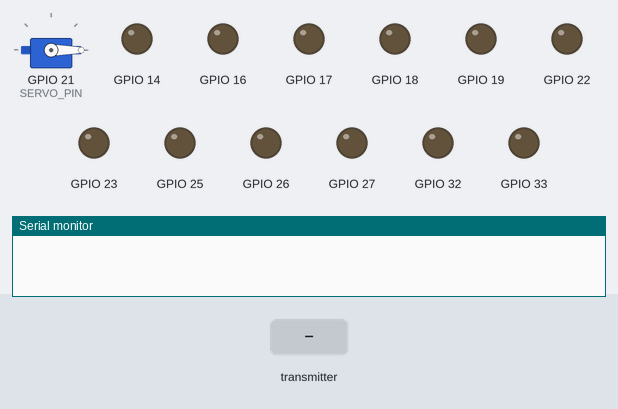
The sketch below on a simulated ESP32. On the bench: servo, output pins drawn as LEDs (lit = HIGH), the last lines printed to the serial monitor. The inputs (shaded band) are chosen by the test bench.

Above: at 1.2 s.
1.3 s: the transmitter starts sending xAxisValue = 0
At 2.5 s:
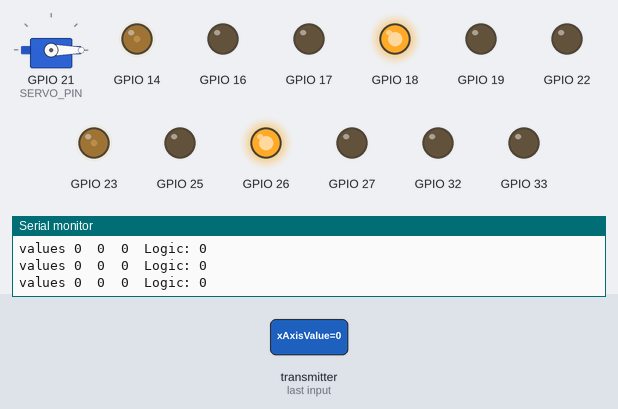
2.8 s: the transmitter starts sending yAxisValue = 128
At 3.9 s:
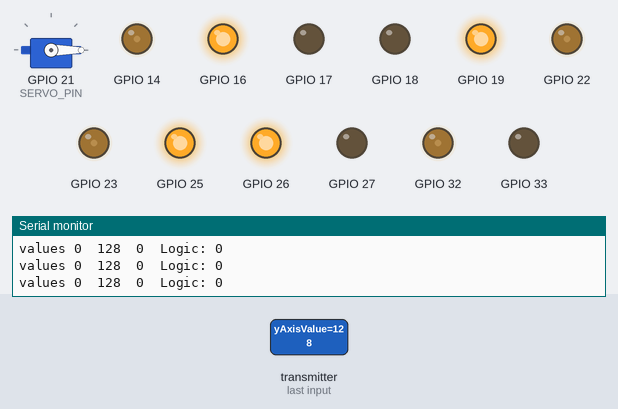
4.3 s: the transmitter starts sending zAxisValue = 128
At 5.0 s:
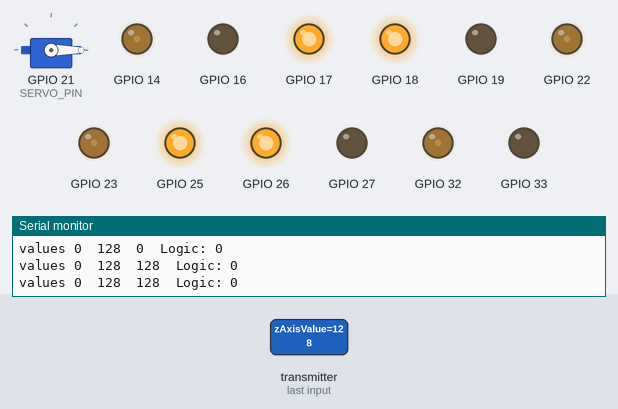
5.8 s: the transmitter starts sending xAxisValue = 255
At 6.2 s:
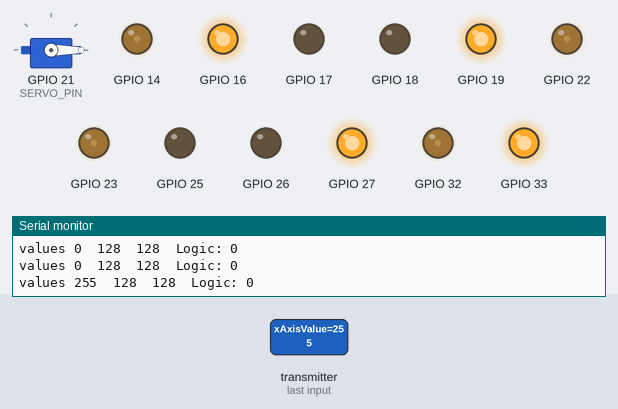
7.3 s: the transmitter starts sending yAxisValue = 0
At 8.5 s:
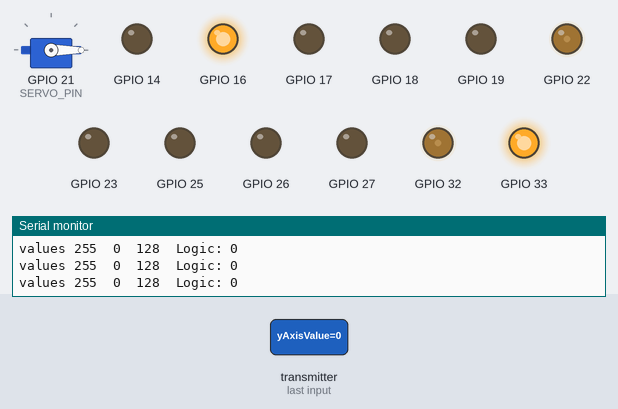
8.8 s: the transmitter starts sending xAxisValue = 128
At 9.7 s:
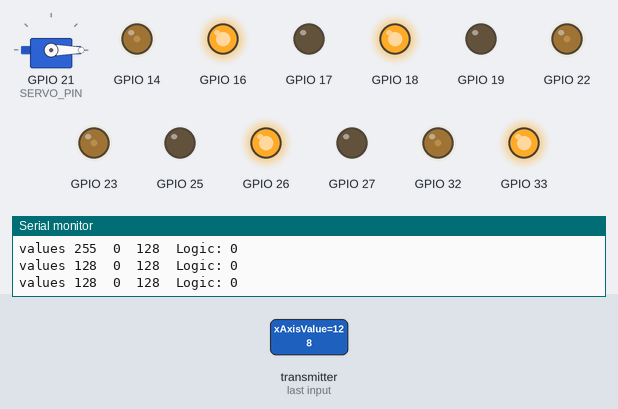
Timing chart, 0 to 11.3 s (numbered marks = the images above; inputs shaded):
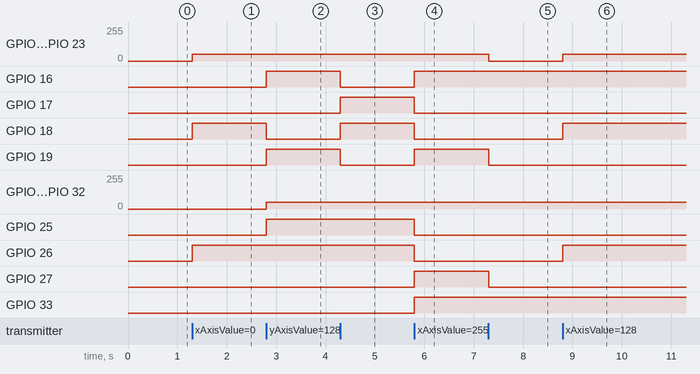

The sketch:

Receiver.ino
```cpp
#include <esp_now.h>
#include <WiFi.h>
#include <vector>
#include <ESP32Servo.h>   // Added for servo

#define FORWARD 1
#define BACKWARD 2
#define LEFT 3
#define RIGHT 4
#define FORWARD_LEFT 5
#define FORWARD_RIGHT 6
#define BACKWARD_LEFT 7
#define BACKWARD_RIGHT 8
#define TURN_LEFT 9
#define TURN_RIGHT 10
#define STOP 0

#define BACK_RIGHT_MOTOR 0
#define BACK_LEFT_MOTOR 1
#define FRONT_RIGHT_MOTOR 2
#define FRONT_LEFT_MOTOR 3

// ------------------------ MOTOR PINS ------------------------
struct MOTOR_PINS
{
  int pinIN1;
  int pinIN2;
  int pinEn;
  int pwmSpeedChannel;
};

std::vector<MOTOR_PINS> motorPins =
{
  {16, 17, 22, 4},  // BACK_RIGHT_MOTOR
  {18, 19, 23, 5},  // BACK_LEFT_MOTOR
  {26, 27, 14, 6},  // FRONT_RIGHT_MOTOR
  {33, 25, 32, 7},  // FRONT_LEFT_MOTOR
};

#define MAX_MOTOR_SPEED 50
const int PWMFreq = 1000;      // 1 KHz
const int PWMResolution = 8;   // 8-bit PWM

#define SIGNAL_TIMEOUT 1000  // in milliseconds
unsigned long lastRecvTime = 0;

// ------------------------ PACKET DATA ------------------------
typedef struct PacketData
{
  byte xAxisValue;
  byte yAxisValue;
  byte zAxisValue;
  byte logic;     // Added new field for logic
} PacketData;

PacketData receiverData;

// ------------------------ SERVO SETUP ------------------------
Servo myServo;
#define SERVO_PIN 21          // Servo connected here
int lastLogicState = 0;       // Track last logic state

// ------------------------ CALLBACK ------------------------
void OnDataRecv(const esp_now_recv_info_t *info, const uint8_t *incomingData, int len)
{
  if (len == 0) return;

  memcpy(&receiverData, incomingData, sizeof(receiverData));

  // Print received values
  Serial.printf("values %d  %d  %d  Logic: %d\n",
                receiverData.xAxisValue,
                receiverData.yAxisValue,
                receiverData.zAxisValue,
                receiverData.logic);

  // ----------------- Servo Logic -----------------

  if (receiverData.logic == 1 && lastLogicState == 0) {
    myServo.write(0);   // move once to 90° when logic changes 0 → 1
  }
  if (receiverData.logic == 0 && lastLogicState == 1) {
    myServo.write(90);    // return once to 0° when logic changes 1 → 0
  }
  lastLogicState = receiverData.logic;

  // ----------------- Movement Logic -----------------
  if (receiverData.xAxisValue < 75 && receiverData.yAxisValue < 75)
    processCarMovement(FORWARD_LEFT);
  else if (receiverData.xAxisValue > 175 && receiverData.yAxisValue < 75)
    processCarMovement(FORWARD_RIGHT);
  else if (receiverData.xAxisValue < 75 && receiverData.yAxisValue > 175)
    processCarMovement(BACKWARD_LEFT);
  else if (receiverData.xAxisValue > 175 && receiverData.yAxisValue > 175)
    processCarMovement(BACKWARD_RIGHT);
  else if (receiverData.zAxisValue > 175)
    processCarMovement(TURN_RIGHT);
  else if (receiverData.zAxisValue < 75)
    processCarMovement(TURN_LEFT);
  else if (receiverData.yAxisValue < 75)
    processCarMovement(FORWARD);
  else if (receiverData.yAxisValue > 175)
    processCarMovement(BACKWARD);
  else if (receiverData.xAxisValue > 175)
    processCarMovement(RIGHT);
  else if (receiverData.xAxisValue < 75)
    processCarMovement(LEFT);
  else
    processCarMovement(STOP);

  lastRecvTime = millis();
}

// ------------------------ MOTOR CONTROL ------------------------
void processCarMovement(int inputValue)
{
  switch(inputValue)
  {
    case FORWARD:
      rotateMotor(FRONT_RIGHT_MOTOR, MAX_MOTOR_SPEED);
      rotateMotor(BACK_RIGHT_MOTOR, MAX_MOTOR_SPEED);
      rotateMotor(FRONT_LEFT_MOTOR, MAX_MOTOR_SPEED);
      rotateMotor(BACK_LEFT_MOTOR, MAX_MOTOR_SPEED);
      break;

    case BACKWARD:
      rotateMotor(FRONT_RIGHT_MOTOR, -MAX_MOTOR_SPEED);
      rotateMotor(BACK_RIGHT_MOTOR, -MAX_MOTOR_SPEED);
      rotateMotor(FRONT_LEFT_MOTOR, -MAX_MOTOR_SPEED);
      rotateMotor(BACK_LEFT_MOTOR, -MAX_MOTOR_SPEED);
      break;

    case LEFT:
      rotateMotor(FRONT_RIGHT_MOTOR, MAX_MOTOR_SPEED);
      rotateMotor(BACK_RIGHT_MOTOR, -MAX_MOTOR_SPEED);
      rotateMotor(FRONT_LEFT_MOTOR, -MAX_MOTOR_SPEED);
      rotateMotor(BACK_LEFT_MOTOR, MAX_MOTOR_SPEED);
      break;

    case RIGHT:
      rotateMotor(FRONT_RIGHT_MOTOR, -MAX_MOTOR_SPEED);
      rotateMotor(BACK_RIGHT_MOTOR, MAX_MOTOR_SPEED);
      rotateMotor(FRONT_LEFT_MOTOR, MAX_MOTOR_SPEED);
      rotateMotor(BACK_LEFT_MOTOR, -MAX_MOTOR_SPEED);
      break;

    case FORWARD_LEFT:
      rotateMotor(FRONT_RIGHT_MOTOR, MAX_MOTOR_SPEED);
      rotateMotor(BACK_RIGHT_MOTOR, 0);
      rotateMotor(FRONT_LEFT_MOTOR, 0);
      rotateMotor(BACK_LEFT_MOTOR, MAX_MOTOR_SPEED);
      break;

    case FORWARD_RIGHT:
      rotateMotor(FRONT_RIGHT_MOTOR, 0);
      rotateMotor(BACK_RIGHT_MOTOR, MAX_MOTOR_SPEED);
      rotateMotor(FRONT_LEFT_MOTOR, MAX_MOTOR_SPEED);
      rotateMotor(BACK_LEFT_MOTOR, 0);
      break;

    case BACKWARD_LEFT:
      rotateMotor(FRONT_RIGHT_MOTOR, 0);
      rotateMotor(BACK_RIGHT_MOTOR, -MAX_MOTOR_SPEED);
      rotateMotor(FRONT_LEFT_MOTOR, -MAX_MOTOR_SPEED);
      rotateMotor(BACK_LEFT_MOTOR, 0);
      break;

    case BACKWARD_RIGHT:
      rotateMotor(FRONT_RIGHT_MOTOR, -MAX_MOTOR_SPEED);
      rotateMotor(BACK_RIGHT_MOTOR, 0);
      rotateMotor(FRONT_LEFT_MOTOR, 0);
      rotateMotor(BACK_LEFT_MOTOR, -MAX_MOTOR_SPEED);
      break;

    case TURN_LEFT:
      rotateMotor(FRONT_RIGHT_MOTOR, MAX_MOTOR_SPEED);
      rotateMotor(BACK_RIGHT_MOTOR, MAX_MOTOR_SPEED);
      rotateMotor(FRONT_LEFT_MOTOR, -MAX_MOTOR_SPEED);
      rotateMotor(BACK_LEFT_MOTOR, -MAX_MOTOR_SPEED);
      break;

    case TURN_RIGHT:
      rotateMotor(FRONT_RIGHT_MOTOR, -MAX_MOTOR_SPEED);
      rotateMotor(BACK_RIGHT_MOTOR, -MAX_MOTOR_SPEED);
      rotateMotor(FRONT_LEFT_MOTOR, MAX_MOTOR_SPEED);
      rotateMotor(BACK_LEFT_MOTOR, MAX_MOTOR_SPEED);
      break;

    case STOP:
    default:
      rotateMotor(FRONT_RIGHT_MOTOR, 0);
      rotateMotor(BACK_RIGHT_MOTOR, 0);
      rotateMotor(FRONT_LEFT_MOTOR, 0);
      rotateMotor(BACK_LEFT_MOTOR, 0);
      break;
  }
}

// ------------------------ ROTATE MOTOR ------------------------
void rotateMotor(int motorNumber, int motorSpeed)
{
  if (motorSpeed < 0)
  {
    digitalWrite(motorPins[motorNumber].pinIN1, LOW);
    digitalWrite(motorPins[motorNumber].pinIN2, HIGH);
  }
  else if (motorSpeed > 0)
  {
    digitalWrite(motorPins[motorNumber].pinIN1, HIGH);
    digitalWrite(motorPins[motorNumber].pinIN2, LOW);
  }
  else
  {
    digitalWrite(motorPins[motorNumber].pinIN1, LOW);
    digitalWrite(motorPins[motorNumber].pinIN2, LOW);
  }

  ledcWrite(motorPins[motorNumber].pinEn, abs(motorSpeed));
}

// ------------------------ SETUP PINS ------------------------
void setUpPinModes()
{
  for (int i = 0; i < motorPins.size(); i++)
  {
    pinMode(motorPins[i].pinIN1, OUTPUT);
    pinMode(motorPins[i].pinIN2, OUTPUT);

    ledcAttach(motorPins[i].pinEn, PWMFreq, PWMResolution);

    rotateMotor(i, 0);
  }
}

// ------------------------ SETUP ------------------------
void setup()
{
     // Read logic signal
  myServo.attach(SERVO_PIN);
  Serial.begin(115200);

  setUpPinModes();

  // Setup servo
  //myServo.attach(SERVO_PIN, 500, 2400);
  myServo.write(0);  // start at 0°

  WiFi.mode(WIFI_STA);

  if (esp_now_init() != ESP_OK)
  {
    Serial.println("Error initializing ESP-NOW");
    return;
  }

  esp_now_register_recv_cb(OnDataRecv);
}

// ------------------------ LOOP ------------------------
void loop()
{
  if (millis() - lastRecvTime > SIGNAL_TIMEOUT)
  {
    processCarMovement(STOP);
  }
}
```

Measured:
- after the input at 1.3 s, GPIO 14, GPIO 23: 0/255 → 50/255 at once; GPIO 18, GPIO 26: LOW → HIGH at once
- after the input at 2.8 s, GPIO 16, GPIO 19, GPIO 25: LOW → HIGH at once; GPIO 18: HIGH → LOW at once; GPIO 22, GPIO 32: 0/255 → 50/255 at once
- after the input at 4.3 s, GPIO 16, GPIO 19: HIGH → LOW at once; GPIO 17, GPIO 18: LOW → HIGH at once
- after the input at 5.8 s, GPIO 16, GPIO 19, GPIO 27, GPIO 33: LOW → HIGH at once; GPIO 17, GPIO 18, GPIO 25, GPIO 26: HIGH → LOW at once
- after the input at 7.3 s, GPIO 14, GPIO 23: 50/255 → 0/255 at once; GPIO 19, GPIO 27: HIGH → LOW at once
- after the input at 8.8 s, GPIO 14, GPIO 23: 0/255 → 50/255 at once; GPIO 18, GPIO 26: LOW → HIGH at once
